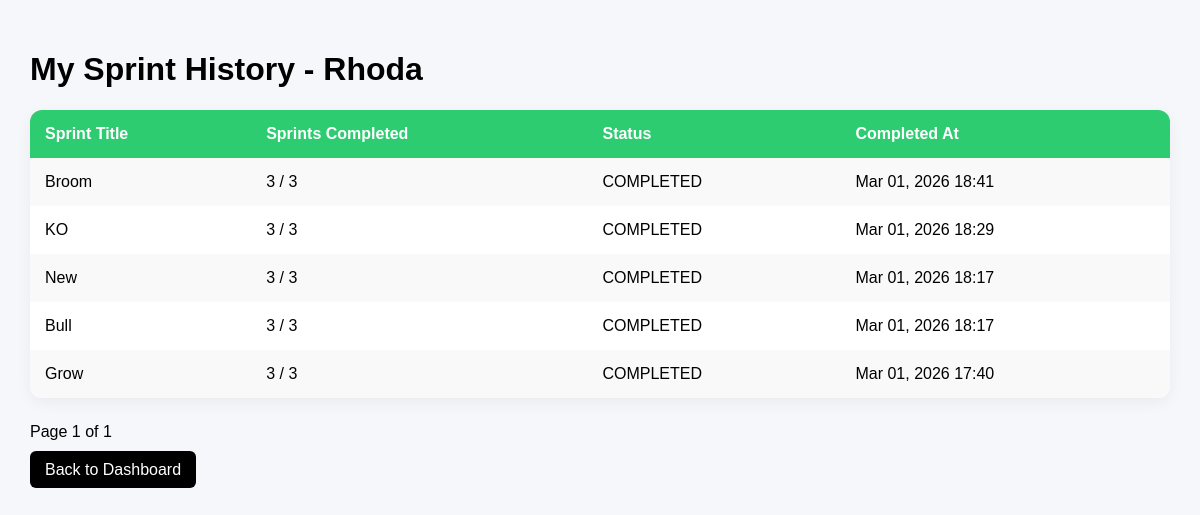
/sprint-history/ (signed in), run on an earlier commit of the app's database.
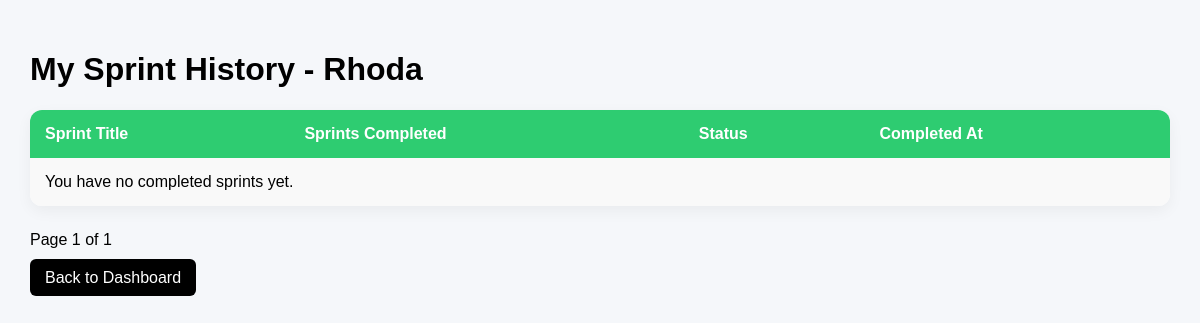
And on a later commit of the database.
### sprint/models.py (models this page shows, shortened)
class Sprint(models.Model):
    STATUS_CHOICES = [
        ('ACTIVE', 'Active'),
        ('COMPLETED', 'Completed'),
        ('FAILED', 'Failed'),
    ]
    user = models.ForeignKey(User, on_delete=models.CASCADE, related_name='sprints')
    title = models.CharField(max_length=255)
    start_datetime = models.DateTimeField(default=timezone.now)
    end_datetime = models.DateTimeField()
    status = models.CharField(
        max_length=10,
        choices=STATUS_CHOICES,
        default='ACTIVE'
    )
    created_at = models.DateTimeField(auto_now_add=True)
    visibility = models.CharField(max_length=20,default='public',blank=True)

### sprint/views.py (the view)
# urls.py: path('sprint-history/', views.sprint_history_view, name='sprint_history'),
@login_required
def sprint_history_view(request):
    sprints = Sprint.objects.filter(
        user=request.user,
        status__in=['COMPLETED', 'FAILED']
    ).order_by('-end_datetime', '-created_at')
    sprint_data = []
    for sprint in sprints:
        total = sprint.goals.count()
        completed = sprint.goals.filter(is_completed=True).count()
        sprint_data.append({
            'id': sprint.id,
            'title': sprint.title,
            'total': total,
            'completed': completed,
            'status': sprint.status,
            'completed_at': sprint.end_datetime if sprint.status == 'FAILED' else sprint.created_at
        })
    paginator = Paginator(sprint_data, 10)
    page_number = request.GET.get('page')
    page_obj = paginator.get_page(page_number)
    return render(request, 'sprint_history.html', {'page_obj': page_obj})

### sprint/templates/sprint_history.html (shortened to what this page needs)
<!DOCTYPE html>
<html>
<head>
</head>
<body>
    <h1>My Sprint History - {{user.username}} </h1>
    <table>
        <tr>
            <th>Sprint Title</th>
            <th>Sprints Completed</th>
            <th>Status</th>
            <th>Completed At</th>
        </tr>
        {% for sprint in page_obj %}
        <tr>
            <td>{{ sprint.title }}</td>
            <td>{{ sprint.completed }} / {{ sprint.total }}</td>
            <td>{{ sprint.status }}</td>
            <td>{{ sprint.completed_at|date:"M d, Y H:i" }}</td>
        </tr>
        {% empty %}
        <tr>
            <td colspan="4">You have no completed sprints yet.</td>
        </tr>
        {% endfor %}
    </table>
    <div class="pagination">
        <span>Page {{ page_obj.number }} of {{ page_obj.paginator.num_pages }}</span>
    </div>
    <div class="buttons">
        <a href="{% url 'dashboard' %}" class="btn">Back to Dashboard</a>
    </div>
</body>
</html>

### sprint/templates/sprint_history.html (style rules this page uses)
body { font-family: Arial; margin:0; padding: 30px; background: #f5f7fa; }
table { width:100%; border-collapse: collapse; background: white; border-radius: 12px; overflow:hidden; box-shadow: 0 5px 15px rgba(0,0,0,0.05); }
th, td { padding: 15px; text-align:left; }
th { background:#2ecc71; color:white; }
tr:nth-child(even) { background:#f9f9f9; }
.pagination { margin-top:25px; }
.buttons { margin-top:20px; }
.btn { padding:10px 15px; border:none; border-radius:6px; background:black; color:white; text-decoration:none; }

What changed in the data, as far as the page shows it:
removed Sprint: title "Broom", status "COMPLETED", completed_at "Mar 01, 2026 18:41"
removed Sprint: title "KO", status "COMPLETED", completed_at "Mar 01, 2026 18:29"
removed Sprint: title "New", status "COMPLETED", completed_at "Mar 01, 2026 18:17"
removed Sprint: title "Bull", status "COMPLETED", completed_at "Mar 01, 2026 18:17"
removed Sprint: title "Grow", status "COMPLETED", completed_at "Mar 01, 2026 17:40"
Also different on the page:
text now shown: "You have no completed sprints yet."
list line gone: "3 / 3"
